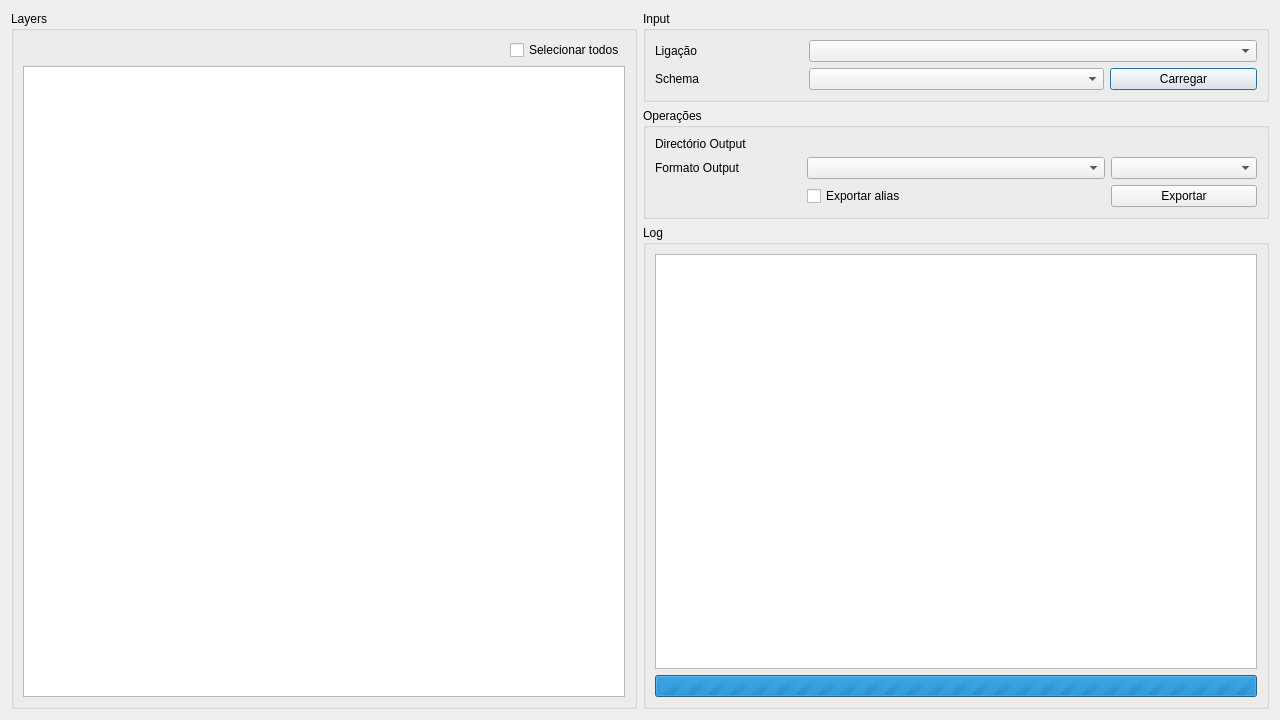
<?xml version="1.0" encoding="UTF-8"?>
<ui version="4.0">
 <class>MainDialog</class>
 <widget class="QDialog" name="MainDialog">
  <property name="geometry">
   <rect>
    <x>0</x>
    <y>0</y>
    <width>1280</width>
    <height>720</height>
   </rect>
  </property>
  <property name="windowTitle">
   <string>Direção-Geral do Território - Recart</string>
  </property>
  <property name="locale">
   <locale language="Portuguese" country="Portugal"/>
  </property>
  <layout class="QGridLayout" name="gridLayout">
   <item row="1" column="1">
    <widget class="QWidget" name="widget" native="true">
     <layout class="QGridLayout" name="gridLayout_6">
      <property name="leftMargin">
       <number>0</number>
      </property>
      <property name="topMargin">
       <number>0</number>
      </property>
      <property name="rightMargin">
       <number>0</number>
      </property>
      <property name="bottomMargin">
       <number>0</number>
      </property>
      <item row="0" column="0">
       <widget class="QGroupBox" name="groupBox_3">
        <property name="title">
         <string>Input</string>
        </property>
        <layout class="QGridLayout" name="gridLayout_5">
         <item row="0" column="0">
          <widget class="QLabel" name="label_4">
           <property name="text">
            <string>Ligação</string>
           </property>
          </widget>
         </item>
         <item row="0" column="1" colspan="3">
          <widget class="QComboBox" name="connCombo"/>
         </item>
         <item row="1" column="0">
          <widget class="QLabel" name="label_12">
           <property name="text">
            <string>Schema</string>
           </property>
          </widget>
         </item>
         <item row="1" column="3">
          <widget class="QPushButton" name="loadLayersBtn">
           <property name="text">
            <string>Carregar</string>
           </property>
          </widget>
         </item>
         <item row="1" column="1" colspan="2">
          <widget class="QComboBox" name="schemaName"/>
         </item>
        </layout>
       </widget>
      </item>
      <item row="1" column="0">
       <widget class="QGroupBox" name="groupBox_4">
        <property name="title">
         <string>Operações</string>
        </property>
        <layout class="QGridLayout" name="gridLayout_3">
         <item row="0" column="0">
          <widget class="QLabel" name="label">
           <property name="text">
            <string>Directório Output</string>
           </property>
          </widget>
         </item>
         <item row="0" column="1" colspan="3">
          <widget class="QgsFileWidget" name="mQgsFileWidget">
           <property name="storageMode">
            <enum>QgsFileWidget::GetDirectory</enum>
           </property>
          </widget>
         </item>
         <item row="1" column="0">
          <widget class="QLabel" name="label_11">
           <property name="text">
            <string>Formato Output</string>
           </property>
          </widget>
         </item>
         <item row="3" column="3">
          <widget class="QPushButton" name="exportBtn">
           <property name="text">
            <string>Exportar</string>
           </property>
          </widget>
         </item>
         <item row="3" column="1">
          <widget class="QCheckBox" name="aliasCheckBox">
           <property name="text">
            <string>Exportar alias</string>
           </property>
          </widget>
         </item>
         <item row="1" column="1" colspan="2">
          <widget class="QComboBox" name="exportFormat"/>
         </item>
         <item row="1" column="3">
          <widget class="QComboBox" name="exportEncoding"/>
         </item>
        </layout>
       </widget>
      </item>
      <item row="2" column="0">
       <widget class="QGroupBox" name="groupBox_5">
        <property name="title">
         <string>Log</string>
        </property>
        <layout class="QVBoxLayout" name="verticalLayout_2">
         <item>
          <widget class="QPlainTextEdit" name="plainTextEdit"/>
         </item>
         <item>
          <widget class="QProgressBar" name="progressBar">
           <property name="minimum">
            <number>0</number>
           </property>
           <property name="maximum">
            <number>0</number>
           </property>
           <property name="value">
            <number>0</number>
           </property>
          </widget>
         </item>
        </layout>
       </widget>
      </item>
     </layout>
    </widget>
   </item>
   <item row="1" column="0">
    <widget class="QGroupBox" name="groupBox_2">
     <property name="title">
      <string>Layers</string>
     </property>
     <layout class="QGridLayout" name="gridLayout_4">
      <item row="1" column="0">
       <widget class="QTreeView" name="treeView"/>
      </item>
      <item row="0" column="0" alignment="Qt::AlignRight">
       <widget class="QCheckBox" name="selectACheckBox">
        <property name="text">
         <string>Selecionar todos</string>
        </property>
       </widget>
      </item>
     </layout>
    </widget>
   </item>
  </layout>
 </widget>
 <customwidgets>
  <customwidget>
   <class>QgsFileWidget</class>
   <extends>QWidget</extends>
   <header>qgsfilewidget.h</header>
  </customwidget>
 </customwidgets>
 <resources/>
 <connections>
  <connection>
   <sender>connCombo</sender>
   <signal>currentIndexChanged(QString)</signal>
   <receiver>MainDialog</receiver>
   <slot>changeConn(QString)</slot>
   <hints>
    <hint type="sourcelabel">
     <x>1033</x>
     <y>53</y>
    </hint>
    <hint type="destinationlabel">
     <x>639</x>
     <y>359</y>
    </hint>
   </hints>
  </connection>
  <connection>
   <sender>loadLayersBtn</sender>
   <signal>clicked()</signal>
   <receiver>MainDialog</receiver>
   <slot>doLoadLayers()</slot>
   <hints>
    <hint type="sourcelabel">
     <x>1184</x>
     <y>84</y>
    </hint>
    <hint type="destinationlabel">
     <x>639</x>
     <y>359</y>
    </hint>
   </hints>
  </connection>
  <connection>
   <sender>exportBtn</sender>
   <signal>clicked()</signal>
   <receiver>MainDialog</receiver>
   <slot>doExportLayers()</slot>
   <hints>
    <hint type="sourcelabel">
     <x>1185</x>
     <y>190</y>
    </hint>
    <hint type="destinationlabel">
     <x>639</x>
     <y>359</y>
    </hint>
   </hints>
  </connection>
  <connection>
   <sender>selectACheckBox</sender>
   <signal>stateChanged(int)</signal>
   <receiver>MainDialog</receiver>
   <slot>selectAll(int)</slot>
   <hints>
    <hint type="sourcelabel">
     <x>555</x>
     <y>52</y>
    </hint>
    <hint type="destinationlabel">
     <x>639</x>
     <y>359</y>
    </hint>
   </hints>
  </connection>
  <connection>
   <sender>exportFormat</sender>
   <signal>currentIndexChanged(QString)</signal>
   <receiver>MainDialog</receiver>
   <slot>onChangeFormat(QString)</slot>
   <hints>
    <hint type="sourcelabel">
     <x>957</x>
     <y>190</y>
    </hint>
    <hint type="destinationlabel">
     <x>639</x>
     <y>359</y>
    </hint>
   </hints>
  </connection>
 </connections>
</ui>
